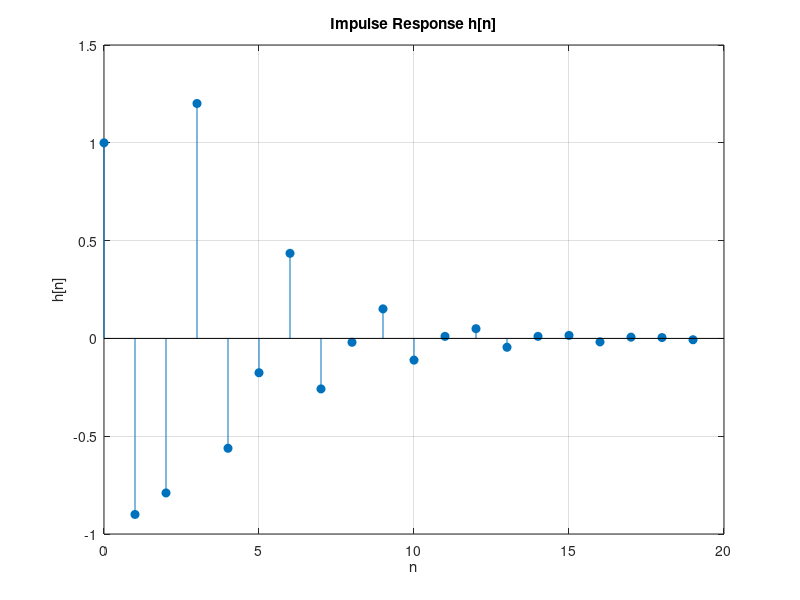

The MATLAB script that drew this image:
clc, clear, close all

% Define numerator and denominator coefficients
num = [1 0 -1];
den = [1 0.9 0.6 0.05];

% Use residue function to get the partial fraction expansion
[r, p, k] = residue(num, den);

% Define the number of samples for impulse response
n_samples = 20; % you can adjust this as needed
n = 0:n_samples-1;

% Initialize the impulse response array
h = zeros(1, n_samples);

% Sum the terms from each residue and pole
for i = 1:length(r)
    h = h + r(i) * (p(i) .^ n); % Accumulate each term in the impulse response
end

% Display the impulse response
stem(n, h, 'filled');
title('Impulse Response h[n]');
xlabel('n');
ylabel('h[n]');
grid on;
